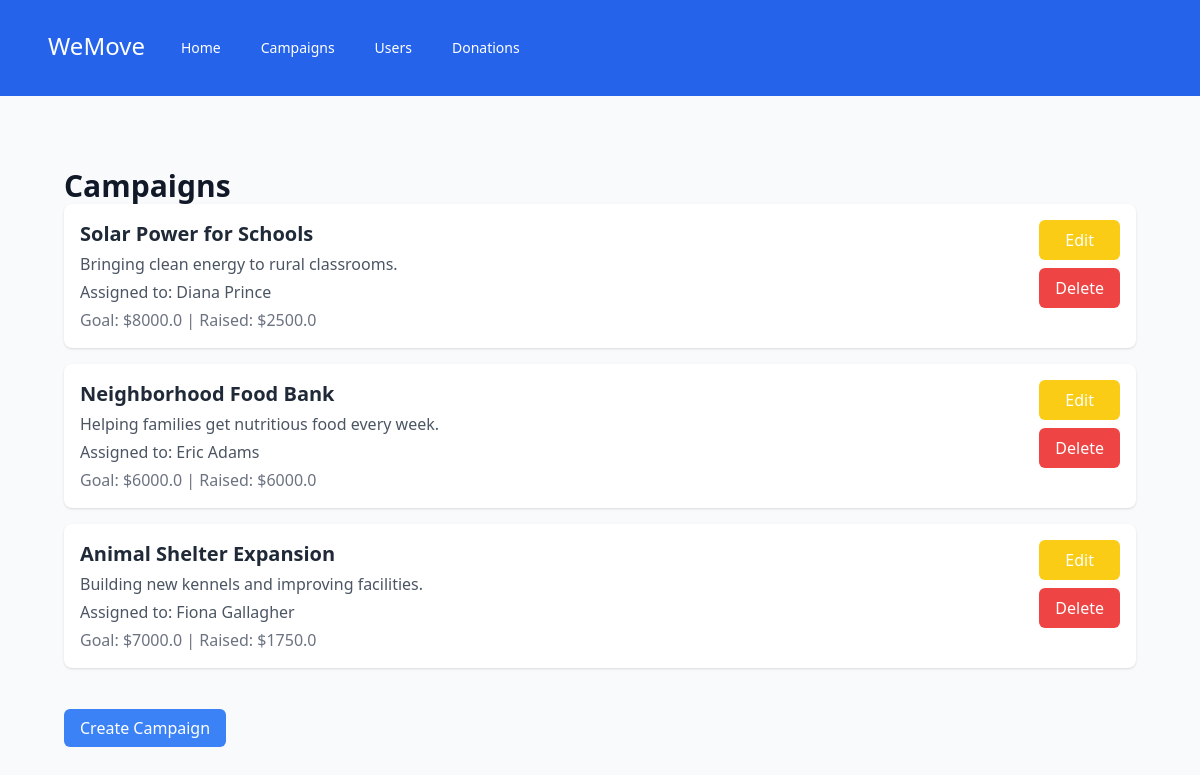
Page /campaigns/ on the committed database.
### tables this page shows
CREATE TABLE campaigns (
    id INTEGER PRIMARY KEY AUTOINCREMENT,
    user_id INTEGER NOT NULL,
    title TEXT NOT NULL,
    description TEXT,
    goal_amount REAL,
    current_amount REAL DEFAULT 0,
    is_active INTEGER DEFAULT 1,
    created_at TEXT DEFAULT CURRENT_TIMESTAMP,
    FOREIGN KEY (user_id) REFERENCES users(id) ON DELETE CASCADE
);

CREATE TABLE users (
    id INTEGER PRIMARY KEY AUTOINCREMENT,
    email TEXT UNIQUE NOT NULL,
    password_hash TEXT NOT NULL,
    name TEXT,
    created_at TEXT DEFAULT CURRENT_TIMESTAMP
);

### app/campaigns/__init__.py (the view)
@bp.route('/', endpoint='campaign_list')
def list_campaigns():
    db = get_db()
    campaigns = db.execute('SELECT c.*, u.name FROM campaigns c JOIN users u ON c.user_id = u.id').fetchall()
    return render_template('campaigns/list.html', campaigns=campaigns)

### app/database/db.py (called while the page is built)
def get_db():
    if 'db' not in g:
        g.db = sqlite3.connect(
            current_app.config['DATABASE'],
            detect_types=sqlite3.PARSE_DECLTYPES
        )
        g.db.row_factory = sqlite3.Row
    return g.db

### app/templates/campaigns/list.html
{% extends "base.html" %}
{% block body %}
<div class="max-w-7xl mx-auto py-6 sm:px-6 lg:px-8">
    <h1 class="text-3xl font-semibold text-gray-900">Campaigns</h1>
    <ul class="space-y-4">
        {% for campaign in campaigns %}
          <li class="bg-white shadow rounded-lg p-4 flex justify-between items-start">
              <div class="space-y-1">
                  <h2 class="text-xl font-bold text-gray-800">
                      <a href="{{ url_for('campaigns.campaign_detail', campaign_id=campaign['id']) }}">
                          {{ campaign['title'] }}
                      </a>
                  </h2>
                  <p class="text-gray-600">{{ campaign['description'] }}</p>
                  <p class="text-gray-600">Assigned to: {{ campaign['name'] }}</p>
                  <p class="text-gray-500">Goal: ${{ campaign['goal_amount'] }} | Raised: ${{ campaign['current_amount'] }}</p>
              </div>
              <div class="flex flex-col space-y-2 ml-4">
                  <a href="{{ url_for('campaigns.campaign_edit', campaign_id=campaign['id']) }}"
                    class="bg-yellow-400 hover:bg-yellow-500 text-white px-4 py-2 rounded-md text-center">
                      Edit
                  </a>
                  <form method="POST"
                        action="{{ url_for('campaigns.campaign_delete', campaign_id=campaign['id']) }}"
                        onsubmit="return confirm('Are you sure you want to delete this campaign?');">
                      <button type="submit"
                              class="bg-red-500 hover:bg-red-600 text-white px-4 py-2 rounded-md w-full">
                          Delete
                      </button>
                  </form>
              </div>
          </li>
        {% endfor %}
    </ul>
</div>
<div class="max-w-7xl mx-auto py-6 sm:px-6 lg:px-8">
    <a href="{{ url_for('campaigns.campaign_create') }}" class="bg-blue-500 text-white px-4 py-2 rounded-md">Create Campaign</a>
</div>
{% endblock %}

### rows in the picture
campaigns: title "Solar Power for Schools", description "Bringing clean energy to rural classrooms.", name "Diana Prince", goal_amount "8000.0", current_amount "2500.0"
campaigns: title "Neighborhood Food Bank", description "Helping families get nutritious food every week.", name "Eric Adams", goal_amount "6000.0", current_amount "6000.0"
campaigns: title "Animal Shelter Expansion", description "Building new kennels and improving facilities.", name "Fiona Gallagher", goal_amount "7000.0", current_amount "1750.0"
